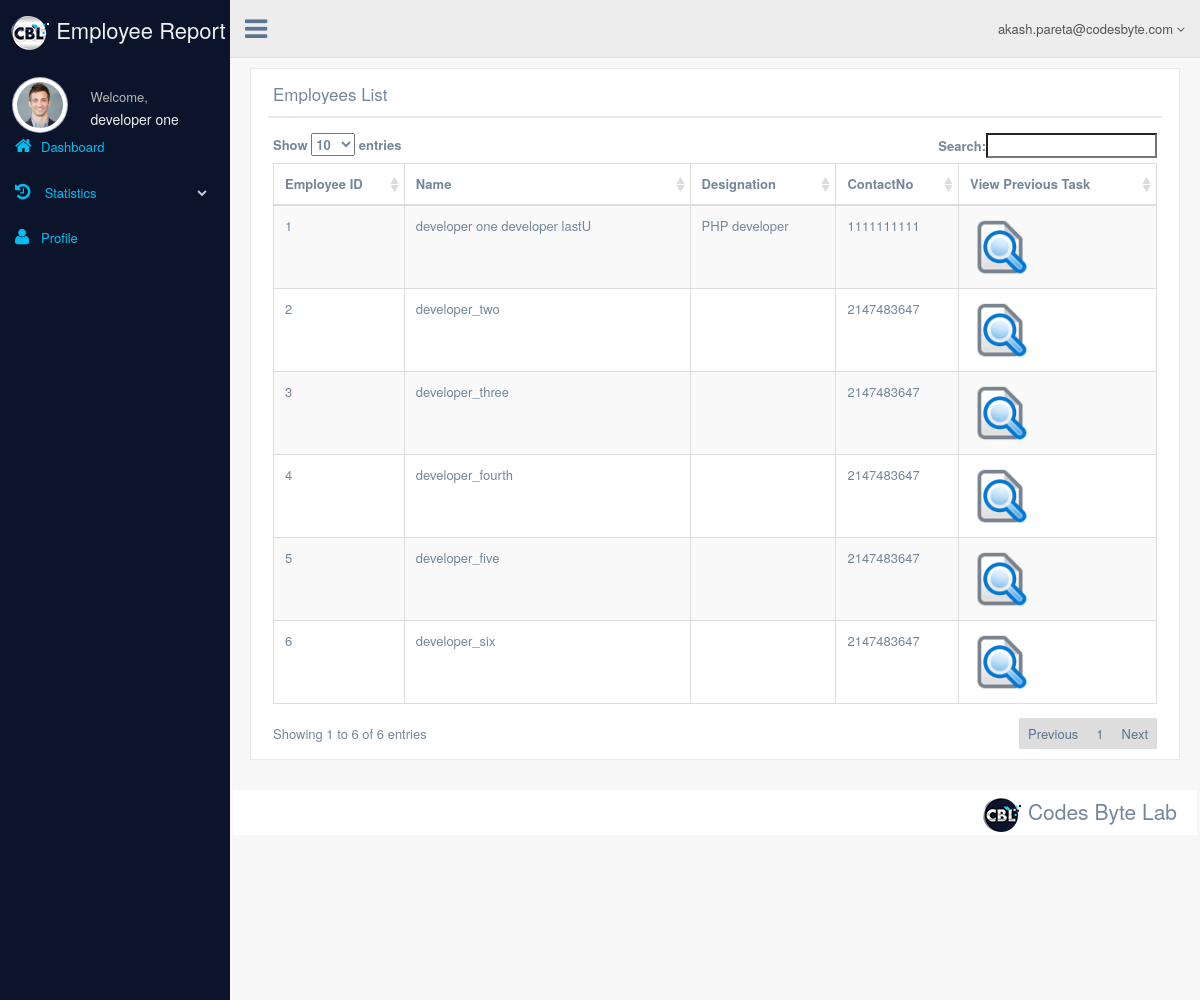
The page /pre_emp_task_list.php (signed in) on the database its author committed.
### tables this page shows
CREATE TABLE `tblbasicinformation` (
  `UserID` int(11) NOT NULL,
  `FirstName` varchar(50) NOT NULL,
  `LastName` varchar(50) DEFAULT NULL,
  `FatherName` varchar(80) DEFAULT NULL,
  `DOB` date DEFAULT NULL,
  `Education` text,
  `Designation` varchar(200) DEFAULT NULL,
  `CreateDate` datetime DEFAULT NULL,
  `UpdateDate` datetime DEFAULT NULL
);

CREATE TABLE `tblcontactdetails` (
  `UserID` int(11) NOT NULL,
  `CountryID` int(11) DEFAULT NULL,
  `StateID` int(11) DEFAULT NULL,
  `CityID` int(11) DEFAULT NULL,
  `PermanentAddress` text,
  `temporaryAddress` text,
  `ContactNo` int(10) NOT NULL,
  `CreateDate` datetime DEFAULT NULL,
  `UpdateDate` datetime DEFAULT NULL
);

### include/global.inc.php (called while the page is built, shortened)
<?php
require_once 'classes/DB.php';
require_once 'classes/config.php';
require_once 'classes/bizObject/basicInformationObject.php';
require_once 'classes/bizObject/contactDetailsObject.php';
require_once 'classes/bizObject/loginInformationObject.php';
require_once 'classes/bizManager/basicInformationManager.php';
require_once 'classes/bizManager/contactDetailsManager.php';
require_once 'classes/bizManager/loginInformationManager.php';
$con = new config();
?>

### classes/config.php (called while the page is built, shortened)
<?php
class config
{
    public function getBaseUrl()
    {
        return "http://".$_SERVER['HTTP_HOST'].ROOT;
    }
}

### classes/bizManager/basicInformationManager.php (called while the page is built, shortened)
<?php
class basicInformationManager
{
    private $cont;
    public function __construct() {
        $this->cont = new DB();
    }
    public function selectBasicInformation($UserId)
    {
        try
        {
            $sql = "select * from tblbasicinformation where UserID=?";
            $query = $this->cont->Connect()->prepare($sql);
            $query->execute(array($UserId));
            $value = $query->fetch(PDO::FETCH_ASSOC);
            if(count($value)>0)
            {
                $basicInformationObj = new basicInformationObject();
                $basicInformationObj->setUserID($value['UserID']);
                $basicInformationObj->setFirstName($value['FirstName']);
                $basicInformationObj->setLastName($value['LastName']);
                $basicInformationObj->setFatherName($value['FatherName']);
                $basicInformationObj->setDOB($value['DOB']);
                $basicInformationObj->setEducation($value['Education']);
                $basicInformationObj->setDesignation($value['Designation']);
                $basicInformationObj->setCreateDate($value['CreateDate']);
                $basicInformationObj->setUpdateDate($value['UpdateDate']);
                return $basicInformationObj;
            }
            else
            {
                return NULL;
            }
        }
        catch (PDOException $e)
        {
            throw new PDOException($e->getMessage());
        }
    }
}

### classes/DB.php (called while the page is built, shortened)
<?php
class DB
{
    public function Connect()
    {
        try
        {
            $this->cont = new PDO("mysql:host=localhost;dbname=employees_report", "root", "");
            if($this->cont)
            {
                return $this->cont;
            }
            else
            {
                throw new PDOException("DB not connect");
            }
        }
        catch (PDOException $e)
        {
            throw new PDOException($e->getMessage());
        }
    }
}

### classes/bizObject/basicInformationObject.php (called while the page is built, shortened)
<?php
class basicInformationObject
{
    private $FirstName;
    private $LastName;
    private $Designation;
    function setFirstName($FirstName) {
        $this->FirstName = $FirstName;
    }
    function setLastName($LastName) {
        $this->LastName = $LastName;
    }
    function setDesignation($Designation) {
        $this->Designation = $Designation;
    }
    function getFirstName() {
        return $this->FirstName;
    }
    function getLastName() {
        return $this->LastName;
    }
    function getDesignation() {
        return $this->Designation;
    }
}
?>

### classes/bizManager/loginInformationManager.php (called while the page is built, shortened)
<?php
class loginInformationManager
{
    private $cont;
    public function __construct() {
        $this->cont = new DB();
    }
    public function getAllUserId()
    {
        try
        {
            $sql = "select * from tbllogininformation where MemberID != 1";
            $query = $this->cont->Connect()->prepare($sql);
            $query->execute();
            $arr = new ArrayIterator();
            while ($value = $query->fetch(PDO::FETCH_ASSOC))
            {
                $loginInformationObj = new loginInformationObject();
                $loginInformationObj->setUserID($value['UserID']);
                $arr->append($loginInformationObj);
            }
            return $arr;
        }
        catch (PDOException $e)
        {
            throw new PDOException($e->getMessage());
        }
    }
}

### classes/bizManager/contactDetailsManager.php (called while the page is built, shortened)
<?php
class contactDetailsManager
{
    private $cont;
    public function __construct() {
        $this->cont = new DB();
    }
    public function selectContactDetails($UserId)
    {
        try
        {
            $sql = "select * from tblcontactdetails where UserID=?";
            $query = $this->cont->Connect()->prepare($sql);
            $query->execute(array($UserId));
            $value = $query->fetch(PDO::FETCH_ASSOC);
            if(count($value)>0)
            {
                $contactDetailsObj = new contactDetailsObject();
                $contactDetailsObj->setUserID($value['UserID']);
                $contactDetailsObj->setCountryID($value['CountryID']);
                $contactDetailsObj->setStateID($value['StateID']);
                $contactDetailsObj->setCityID($value['CityID']);
                $contactDetailsObj->setPermanentAddress($value['PermanentAddress']);
                $contactDetailsObj->setTemporaryAddress($value['temporaryAddress']);
                $contactDetailsObj->setContactNo($value['ContactNo']);
                $contactDetailsObj->setCreateDate($value['CreateDate']);
                $contactDetailsObj->setUpdateDate($value['UpdateDate']);
                return $contactDetailsObj;
            }
            else
            {
                return NULL;
            }
        }
        catch (PDOException $e)
        {
            throw new PDOException($e->getMessage());
        }
    }
}

### classes/bizObject/loginInformationObject.php (called while the page is built, shortened)
<?php
class loginInformationObject
{
    private $UserID;
    function setUserID($UserID) {
        $this->UserID = $UserID;
    }
    function getUserID() {
        return $this->UserID;
    }
}

### classes/bizObject/contactDetailsObject.php (called while the page is built, shortened)
<?php
class contactDetailsObject
{
    private $ContactNo;
    function setContactNo($ContactNo) {
        $this->ContactNo = $ContactNo;
    }
    function getContactNo() {
        return $this->ContactNo;
    }
}

### pre_emp_task_list.php (the view, shortened to what this page needs)
<?php
    include 'include/global.inc.php';
    $loginInformationMgr = new loginInformationManager();
    $basicInformationMgr = new basicInformationManager();
    $contactDetailsMgr = new contactDetailsManager();
?>
<!DOCTYPE html>
<html lang="en">
    <head>
        <link href="<?php echo $con->getBaseUrl() . "assets/css/bootstrap.min.css"; ?>" rel="stylesheet">
        <link href="https://cdn.datatables.net/1.10.8/css/dataTables.bootstrap.min.css" rel="stylesheet">
        <link href="<?php echo $con->getBaseUrl() . "assets/fonts/css/font-awesome.min.css"; ?>" rel="stylesheet">
        <link href="<?php echo $con->getBaseUrl() . "assets/css/animate.min.css"; ?>" rel="stylesheet">
        <link href="<?php echo $con->getBaseUrl() . "assets/css/custom.css"; ?>" rel="stylesheet">
        <link href="<?php echo $con->getBaseUrl() . "assets/css/icheck/flat/green.css"; ?>" rel="stylesheet">
        <link href="<?php echo $con->getBaseUrl() . "assets/css/datatables/tools/css/dataTables.tableTools.css"; ?>" rel="stylesheet">
    </head>
    <?php include 'include/header.php'; ?>
    <?php include 'include/side_bar.php'; ?>
    <?php include 'include/top_navigation.php'; ?>
    <div class="right_col" role="main">
        <div class="row">
            <div class="col-md-12 col-sm-12 col-xs-12">
                <div class="x_panel">
                    <div class="x_title">
                        <h2>Employees List</h2>
                        <div class="clearfix"></div>
                    </div>
                    <div class="x_content">
                        <table id="example" class="table table-striped table-bordered" cellspacing="0" width="100%">
                            <thead>
                                <tr>
                                    <th>Employee ID</th>
                                    <th>Name</th>
                                    <th>Designation</th>
                                    <th>ContactNo</th>
                                    <th>View Previous Task</th>
                                </tr>
                            </thead>
                            <tbody>
                                <?php
                                $loginInfoArr = $loginInformationMgr->getAllUserId();
                                foreach ($loginInfoArr as $key => $value)
                                {
                                    $UserID = $value->getUserID();
                                    $basicInfoObj = $basicInformationMgr->selectBasicInformation($UserID);
                                    $FirstName = $basicInfoObj->getFirstName();
                                    $LastName = $basicInfoObj->getLastName();
                                    $Designation = $basicInfoObj->getDesignation();
                                    $contactObj = $contactDetailsMgr->selectContactDetails($UserID);
                                    $ContactNo = $contactObj->getContactNo();
                                    ?>
                                        <tr>
                                            <td><?php echo (!empty($UserID) ? $UserID : ""); ?></td>
                                            <td><?php echo (!empty($FirstName) ? (!empty($LastName) ? $FirstName.' '.$LastName : $FirstName) : ""); ?></td>
                                            <td><?php echo (!empty($Designation) ? $Designation : ""); ?></td>
                                            <td><?php echo (!empty($ContactNo) ? $ContactNo : ""); ?></td>
                                            <td>
                                                <a href="<?php echo $con->getBaseUrl()."task_history.php?uid=".$UserID; ?>"><img src="<?php echo $con->getBaseUrl() . "assets/images/view.png"; ?>" alt="view" title="view" style="width: 60px;height: 60px;" /></a>
                                            </td>
                                        </tr>
                                    <?php
                                }
                                ?>
                            </tbody>
                        </table>
                    </div>
                </div>
            </div>
            <br />
            <br />
            <br />
        </div>
        <br />
        <?php include 'include/footer.php'; ?>
    </div>
</div>
</div>
<div id="custom_notifications" class="custom-notifications dsp_none">
    <div class="clearfix"></div>
</div>
</body>
</html>

### include/header.php (shortened to what this page needs)
<body class="nav-md">
    <div class="container body">
        <div class="main_container">
            <div class="col-md-3 left_col">
                <div class="left_col scroll-view">
                    <div class="navbar nav_title" style="border: 0;">
                        <a href="<?php echo $con->getBaseUrl() . "home.php"; ?>" class="site_title">
                            <img src="<?php echo $con->getBaseUrl()."assets/images/40x40-2.png" ?>" alt="logo" title="logo" />
                            <span>Employee Report</span></a>
                    </div>
                    <div class="profile">
                        <div class="profile_pic">
                            <img src="<?php echo $con->getBaseUrl() . "assets/images/img.jpg"; ?>" alt="..." class="img-circle profile_img">
                        </div>
                        <div class="profile_info">
                            <?php
                            $basicInfoMgr = new basicInformationManager();
                            $basicInfoObject = $basicInfoMgr->selectBasicInformation($_SESSION['UserID']);
                            ?>
                            <span>Welcome,</span>
                            <h2><?php echo $basicInfoObject->getFirstName(); ?></h2>
                        </div>
                    </div>
                    <br />

### include/side_bar.php (shortened to what this page needs)
<div id="sidebar-menu" class="main_menu_side hidden-print main_menu">
    <div class="menu_section">
        <ul class="nav side-menu">
            <li><a href="<?php echo $con->getBaseUrl() . "home.php"; ?>"><i class="fa fa-home"></i>Dashboard </a></li>
            <li id="nv_active"><a><i class="fa fa-history"></i> Statistics <span class="fa fa-chevron-down"></span></a>
            </li>
            <li><a href="<?php echo $con->getBaseUrl() . "profile.php"; ?>"><i class="fa fa-user"></i>Profile </a></li>
        </ul>
    </div>
</div>

### include/top_navigation.php (shortened to what this page needs)
</div>
</div>
<div class="top_nav">
    <div class="nav_menu">
        <nav class="" role="navigation">
            <div class="nav toggle">
                <a id="menu_toggle"><i class="fa fa-bars"></i></a>
            </div>
            <ul class="nav navbar-nav navbar-right">
                <li class="">
                    <a href="javascript:;" class="user-profile dropdown-toggle" data-toggle="dropdown" aria-expanded="false">
                        <?php echo $_SESSION['Email']; ?>
                        <span class=" fa fa-angle-down"></span>
                    </a>
                </li>
            </ul>
        </nav>
    </div>
</div>

### include/footer.php
<footer>
    <div class="">
        <p class="pull-right">
            <span class="lead">
                <img src="<?php echo $con->getBaseUrl()."assets/images/40x40.png" ?>" alt="logo" title="logo" />
                Codes Byte Lab
            </span>
        </p>
    </div>
    <div class="clearfix"></div>
</footer>

### rows shown on the page
tblbasicinformation: FirstName "developer one", LastName "developer lastU", Designation "PHP developer"
tblcontactdetails: UserID "1", ContactNo "1111111111"
tblcontactdetails: UserID "2", tblbasicinformation.FirstName "developer_two", ContactNo "2147483647"
tblcontactdetails: UserID "3", tblbasicinformation.FirstName "developer_three", ContactNo "2147483647"
tblcontactdetails: UserID "4", tblbasicinformation.FirstName "developer_fourth", ContactNo "2147483647"
tblcontactdetails: UserID "5", tblbasicinformation.FirstName "developer_five", ContactNo "2147483647"
tblcontactdetails: UserID "6", tblbasicinformation.FirstName "developer_six", ContactNo "2147483647"

### other values the page prints
$_SESSION['Email'] "akash.pareta@codesbyte.com"
